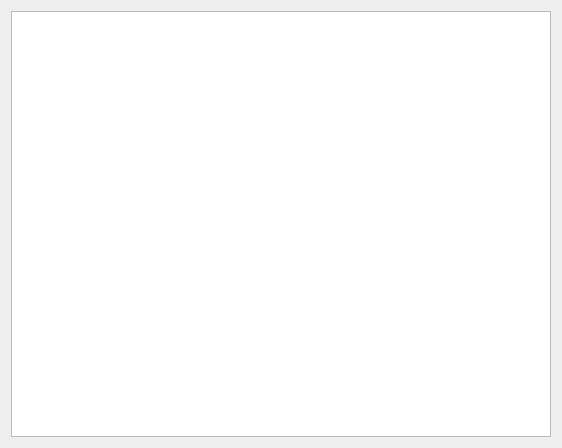
<?xml version="1.0" encoding="UTF-8"?>
<ui version="4.0">
 <class>Widget</class>
 <widget class="QWidget" name="Widget">
  <property name="geometry">
   <rect>
    <x>0</x>
    <y>0</y>
    <width>562</width>
    <height>448</height>
   </rect>
  </property>
  <property name="windowTitle">
   <string>Widget</string>
  </property>
  <layout class="QGridLayout" name="gridLayout">
   <item row="0" column="0">
    <widget class="QTextBrowser" name="textBrowser"/>
   </item>
  </layout>
 </widget>
 <resources/>
 <connections/>
</ui>
